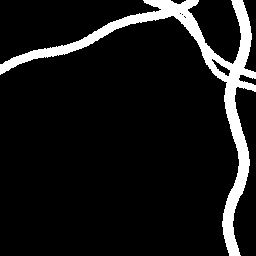
#> input picture _sample.png, 256 x 256 px
$ jupyter execute --allow-errors fiber_ec_hough.ipynb   (older library calls are emulated)
#> lines starting #> are read from the running program, lines starting #| are printed output that depends on the picture; after the words box and inside, x2 and y2 are one past the last pixel; in counts of white or black regions, pixels touching at a corner belong together
### utils.py
import mahotas as mh
import numpy as np
import math

# [20 lines left out: function branchedPoints, not called in this run]


def endPoints(skel):
    endpoint1 = np.array([[0, 0, 0],
                          [0, 1, 0],
                          [2, 1, 2]])

    endpoint2 = np.array([[0, 0, 0],
                          [0, 1, 2],
                          [0, 2, 1]])

    endpoint3 = np.array([[0, 0, 2],
                          [0, 1, 1],
                          [0, 0, 2]])

    endpoint4 = np.array([[0, 2, 1],
                          [0, 1, 2],
                          [0, 0, 0]])

    endpoint5 = np.array([[2, 1, 2],
                          [0, 1, 0],
                          [0, 0, 0]])

    endpoint6 = np.array([[1, 2, 0],
                          [2, 1, 0],
                          [0, 0, 0]])

    endpoint7 = np.array([[2, 0, 0],
                          [1, 1, 0],
                          [2, 0, 0]])

    endpoint8 = np.array([[0, 0, 0],
                          [2, 1, 0],
                          [1, 2, 0]])

    ep1 = mh.morph.hitmiss(skel, endpoint1)
    ep2 = mh.morph.hitmiss(skel, endpoint2)
    ep3 = mh.morph.hitmiss(skel, endpoint3)
    ep4 = mh.morph.hitmiss(skel, endpoint4)
    ep5 = mh.morph.hitmiss(skel, endpoint5)
    ep6 = mh.morph.hitmiss(skel, endpoint6)
    ep7 = mh.morph.hitmiss(skel, endpoint7)
    ep8 = mh.morph.hitmiss(skel, endpoint8)
    ep = ep1 + ep2 + ep3 + ep4 + ep5 + ep6 + ep7 + ep8
    return ep


def pruning(skeleton, size):
    for i in range(0, size):
        endpoints = endPoints(skeleton)
        endpoints = np.logical_not(endpoints)
        skeleton = np.logical_and(skeleton, endpoints)
    return skeleton

# [100 lines left out: functions neighbours, getSkeletonIntersection, removeCross, get_mean_diameter, removeCrosses, not called in this run]


class Point:
    def __init__(self,x_init,y_init):
        self.x = x_init
        self.y = y_init

    def shift(self, x, y):
        self.x += x
        self.y += y

    def __repr__(self):
        return "".join(["Point(", str(self.x), ",", str(self.y), ")"])

# [49 lines left out: functions getNewPoint, getPointList, checkLinea, esLineaCompleta, not called in this run]

### hough_utils.py
import numpy as np
import math

class Point:
    def __init__(self,x_init,y_init):
        self.x = x_init
        self.y = y_init

    def shift(self, x, y):
        self.x += x
        self.y += y

    def __repr__(self):
        return "".join(["Point(", str(self.x), ",", str(self.y), ")"])

def getNewPoint(origen, angle, distancia):
  new_x = int(round(origen.x + distancia*math.cos(angle+math.pi/2)))
  new_y = int(round(origen.y + distancia*math.sin(angle+math.pi/2)))
  return Point(new_x, new_y)

def getPointList(p1, p2):
  point_list = []

  p1 = np.array([p1.y,p1.x])
  p2 = np.array([p2.y,p2.x])

  p = p1
  d = p2-p1
  N = np.max(np.abs(d))
  s = d/N
  #print(np.rint(p).astype('int'))
  point_list.append(Point(int(round(p[1])),int(round(p[0]))))
  for ii in range(0,N):
    p = p+s;
    #print(np.rint(p).astype('int'))
    point_list.append(Point(int(round(p[1])),int(round(p[0]))))

  return point_list

# [11 lines left out: function checkLinea, not called in this run]

def esLineaCompleta(point_list, bin_img):
  completa = True
  w = bin_img.shape[1]-1
  h = bin_img.shape[0]-1
  for point in point_list:
    completa = (point.x >= 0
                and point.x <= w
                and point.y >= 0
                and point.y <= h
                and bin_img[point.y, point.x] > 0)
    if not completa:
      break
  return completa

### fiber_ec_hough.ipynb
## Implementación no oficial del algoritmo del artículo: "Development and preliminary validation of an automatic digital analysis system for anima fibre analysis"

[cell 1]
from skimage import img_as_bool, io, color, morphology
import matplotlib.pyplot as plt
import cv2
from utils import pruning, getSkeletonIntersection, removeCross
import numpy as np
import math
import sys
from hough_utils import *

[cell 2]
imgPath = "_sample.png"

rgb_img = cv2.imread(imgPath)
#> rgb_img is the input picture: shape (256, 256, 3); 9.4% white; 1 white region, box (x1, y1, x2, y2) and area: (0, 0, 256, 256) 6148
gray_img = cv2.cvtColor(rgb_img, cv2.COLOR_RGB2GRAY)
_,bin_img = cv2.threshold(gray_img,127,255,cv2.THRESH_BINARY)

# print(bin_img.dtype)
# print(bin_img.max())

plt.figure(figsize=(20,10))
plt.subplot(131), plt.imshow(rgb_img)
plt.subplot(132), plt.imshow(gray_img, cmap='gray')
plt.subplot(133), plt.imshow(bin_img, cmap='gray')
plt.show()
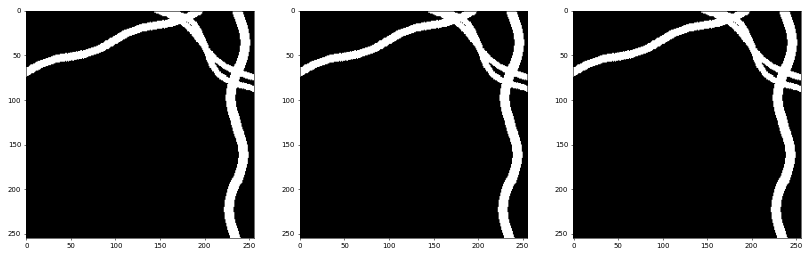
#> figure drawn by matplotlib, 3 panels

[cell 3]
bin_img[bin_img==255] = 1
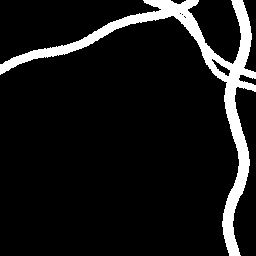
#> bin_img: shape (256, 256); values 0 (black) and 1 (white), 9.4% white; 1 white region, box (x1, y1, x2, y2) and area: (0, 0, 256, 256) 6148
skeleton1 = morphology.skeletonize(bin_img)
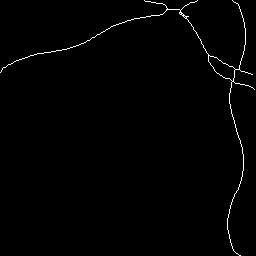
#> skeleton1: shape (256, 256) bool; 0.98% white in thin lines or dots
skeleton2 = morphology.skeletonize(bin_img, method='lee')
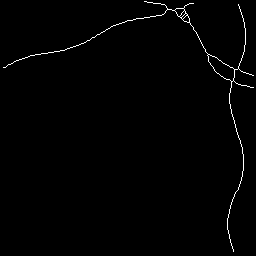
#> skeleton2: shape (256, 256) bool; 0.97% white in thin lines or dots
thinned = morphology.thin(bin_img)
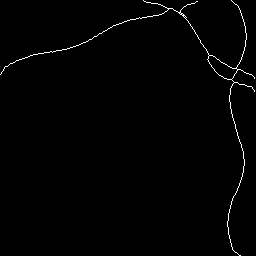
#> thinned: shape (256, 256) bool; 0.97% white in thin lines or dots
#> (the rest of this cell did not finish here and is left out)

prunned2 = pruning(skeleton2,3)
prunned3 = pruning(thinned,3)

plt.figure(figsize=(15,10))
plt.subplot(231), plt.title('Skeleton 1'), plt.imshow(skeleton1,cmap='gray')
plt.subplot(232), plt.title('Skeleton 2 (Lee)'), plt.imshow(skeleton2,cmap='gray')
plt.subplot(233), plt.title('Thinned'), plt.imshow(thinned,cmap='gray')
plt.subplot(234), plt.title('Skeleton 1 Prunned'), plt.imshow(prunned1,cmap='gray')
plt.subplot(235), plt.title('Skeleton 2 Prunned'), plt.imshow(prunned2,cmap='gray')
plt.subplot(236), plt.title('Thinned Prunned'), plt.imshow(prunned3,cmap='gray')
plt.show()

[cell 4]
# Detectamos las líneas con el algoritmo de hough a partir del skeleton
skeleton = skeleton2.astype(np.uint8)
skeleton[skeleton==1] = 255
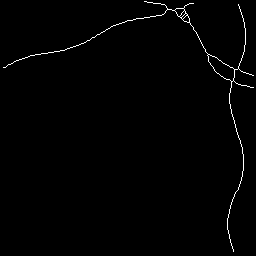
#> skeleton: shape (256, 256); 0.97% white in thin lines or dots

#lines = cv2.HoughLines(prunned, 1, np.pi / 180, 50, None, 0, 0)
linesP = cv2.HoughLinesP(skeleton, 1, np.pi / 180, 25, None, 10, 1)
#> linesP = [[230, 107, 235, 125], [192, 26, 206, 52], [14, 61, 32, 55], [91, 38, 116, 24], [58, 51, 76, 45], [243, 170, 243, 154], [130, 20, 140, 18], [235, 127, 242, 148]]

print(f'Total de líneas detectadas: {len(linesP)}')
#| Total de líneas detectadas: 8

target = rgb_img.copy()

diametros = {}

if linesP is not None:
  for i in range(0, len(linesP)):
    # Se obtienen el punto de origen y el punto final de la línea detectada:
    l = linesP[i][0]
    # Dibujamos la línea en color rojo:
    cv2.line(target, (l[0], l[1]), (l[2], l[3]), (255,0,0), 1, cv2.LINE_8)
    # Se obtiene el ángulo de la línea detectada y el eje horizontal:
    p1 = Point(l[0], l[1])
    p2 = Point(l[2], l[3])
    angle = math.atan2(p1.y-p2.y,p1.x-p2.x)
    # Contar líneas paralelas:
    hay_linea = True
    distancia = 0 # Distancia incremental entre la línea central y las líneas paralelas
    diametro = 1 # Contador de líneas
    while hay_linea:
      distancia += 1
      # Se obtienen línea paralela con distancia positiva:
      new_p1_positive = getNewPoint(p1, angle, distancia)
      new_p2_positive = getNewPoint(p2, angle, distancia)
      point_list_positive = getPointList(new_p1_positive, new_p2_positive)
      # Se obtienen línea paralela con distancia negativa:
      new_p1_negative = getNewPoint(p1, angle, -distancia)
      new_p2_negative = getNewPoint(p2, angle, -distancia)
      point_list_negative = getPointList(new_p1_negative, new_p2_negative)
      # Verificar si las líneas paralelas estan completas:
      linea_completa_positive = esLineaCompleta(point_list_positive, bin_img)
      linea_completa_negative = esLineaCompleta(point_list_negative, bin_img)
      # Dibujar al menos una línea paralela e incrementar diametro:
      if linea_completa_positive:
        cv2.line(target, (new_p1_positive.x, new_p1_positive.y), (new_p2_positive.x, new_p2_positive.y), (0,255,0), 1, cv2.LINE_AA)
        diametro += 1
      if linea_completa_negative:
        cv2.line(target, (new_p1_negative.x, new_p1_negative.y), (new_p2_negative.x, new_p2_negative.y), (0,255,0), 1, cv2.LINE_AA)
        diametro += 1
      # Dejamos de contar si falta una línea paralela
      if not linea_completa_positive or not linea_completa_negative:
        hay_linea = False
    # Agregamos y/o contamos el diametro obtenido:
    diametros[diametro] = diametros.get(diametro, 0) + 1
#> this loop made 8 passes
#> (l, angle) on pass 1: ([230, 107, 235, 125], -1.84)
#> (l, angle) on pass 2: ([192, 26, 206, 52], -2.06)
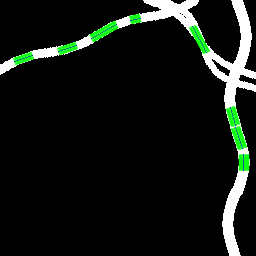
#> target: shape (256, 256, 3); 2.75% of pixels changed, all inside (x1, y1, x2, y2) = (13, 13, 250, 172)

# Mostramos los diametros computados:
print(diametros)
#| {9: 3, 7: 3, 10: 1, 8: 1}

# Ploteamos la imagen
plt.figure(figsize=(10,10))
plt.imshow(target)
plt.show()

[cell 5]
import random
# Mostrar histograma
#print(sum(diametros))
densities = []
x,y,x1,y1,x2,y2 = [],[],[],[],[],[]
sum_diams = sum(diametros)
print(sum_diams)
#| 34
for k,v in diametros.items():
    densities.append(v / sum_diams)
    x.append(random.randint(1,20) - 0.2)
    y.append(random.randint(1,20) / sum_diams)
    x1.append(random.randint(1,20) + 0.2)
    y1.append(random.randint(1,20) / sum_diams)
    x2.append(random.randint(1,20) + 0.4)
    y2.append(random.randint(1,20) / sum_diams)
#> this loop made 4 passes
#> (k, v) on passes 1 to 4: (9, 3), (7, 3), (10, 1), (8, 1)

# plt.bar(diametros.keys(), diametros.values())
plt.bar(x1, y1, width=0.4, color='r', label='Ground Truth')
plt.bar(diametros.keys(), densities, width=0.4, color='orange', label='FIBER-EC')
plt.bar(x, y, width=0.4, color='green', label='New Distance Transform')
plt.bar(x2, y2, width=0.4, color='blue', label='SkelNet + PP')

plt.legend()

# plt.ylabel('Frecuencia')
plt.ylabel('Densidad')
plt.xlabel('Diámetro (pixel)')
plt.savefig('histograma.png')
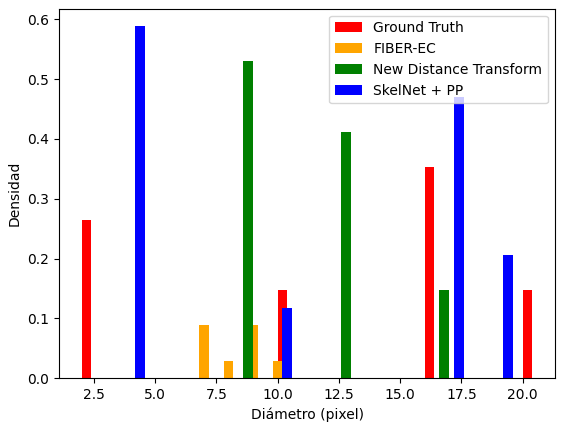
#> figure drawn by matplotlib, 1 panel; tallest bar 0.353 high, from x = 16 to 16.4; tallest bar 0.529 high, from x = 8.6 to 9
plt.show()

[cell 6]
# Se obtiene la media del diámetro
suma = 0
contador = 0
for k,v in diametros.items():
  suma += k*v
  contador += v

print('contador = ', contador)
#| contador =  8
print('promedio = ', suma / contador)
#| promedio =  8.25
